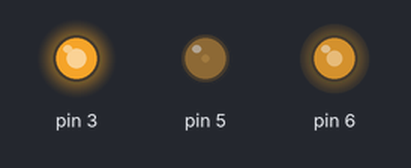
Simulated run of this sketch. Board: Arduino Uno, built with avr-gcc and run on an emulated ATmega328P. Parts: output pins drawn as LEDs (lit = HIGH). Random numbers use the default seed unless the sketch sets one.

Above: at 0.1 s.
At 3.1 s:
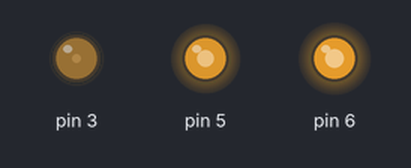
At 9.1 s:
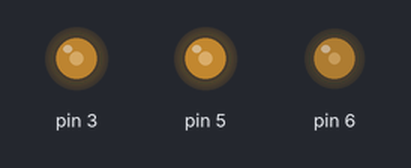
At 18.1 s:
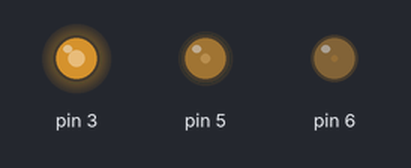
At 24.1 s:
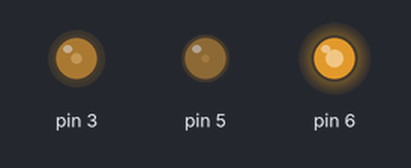
At 36.1 s:
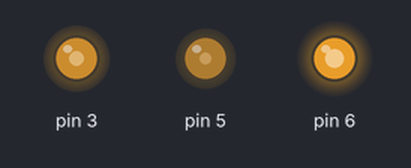
Timing chart, 0 to 40.0 s (numbered marks = the images above):
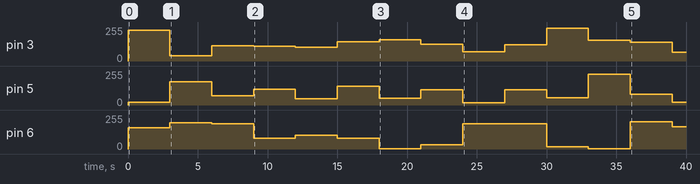

The sketch:

ControlLEDRGBRandom.ino
```cpp
/*******************************************************************************
  *  Áster Electrónica
  *  Contador binario
  *  Abstract: En este ejemplo, se conecta un LED RGB a las salidas PWM del
  *  Arduino UNO, los colores cambian aleatoriamente cada 3 segundos.
  *  Creado por Miguel AngelLo.
  *  LinkedIn: @miguelangello21
  *  Conexiones físicas:
  *        Tarjeta UNO | Entradas
  *               5V -> VCC
  *              GND -> GND
  *               A0 <- Potenciometro1
  *               A1 <- Potenciometro2
  *               A2 <- Potenciometro3
  *        Tarjeta UNO | Salidas
  *               5V -> VCC
  *              GND -> GND
  *                3 -> BLUE
  *                5 -> GREEN
  *                6 -> RED
********************************************************************************/
void setup() {
//Declaramos A0,A1 y A2 como entradas.
pinMode(A0,INPUT);
pinMode(A1,INPUT);
pinMode(A2,INPUT);
//Declaramos el pin digital 3, 5 y 6 como salidas. Nótese que están marcados en la placa por un ~
pinMode(3,OUTPUT);
pinMode(5,OUTPUT);
pinMode(6,OUTPUT);
}

void loop() {
  //La función random nos regresa un número aleatorio de 0 a 255.
  analogWrite(3,random(0,255));
  analogWrite(5,random(0,255));
  analogWrite(6,random(0,255));
  //Colocamos un delay para que el color cambie cada 3 segundos
  delay(3000);
}
```

Measured:
- by itself, pin 3: 0/255 → 232/255 at 0.00 s, → 38/255 3.0 s later, → 114/255 3.0 s later, → 109/255 3.0 s later, … (14 changes in this stretch)
- by itself, pin 5: 0/255 → 19/255 at 0.00 s, → 175/255 3.0 s later, → 68/255 3.0 s later, → 120/255 3.0 s later, … (14 changes in this stretch)
- by itself, pin 6: 0/255 → 158/255 at 0.00 s, → 197/255 3.0 s later, → 188/255 3.0 s later, → 80/255 3.0 s later, … (14 changes in this stretch)
